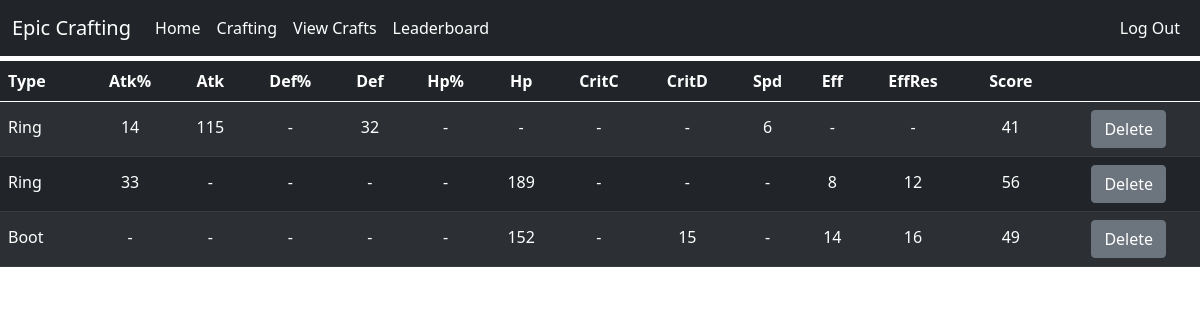
The app's page /crafts (signed in), older data.
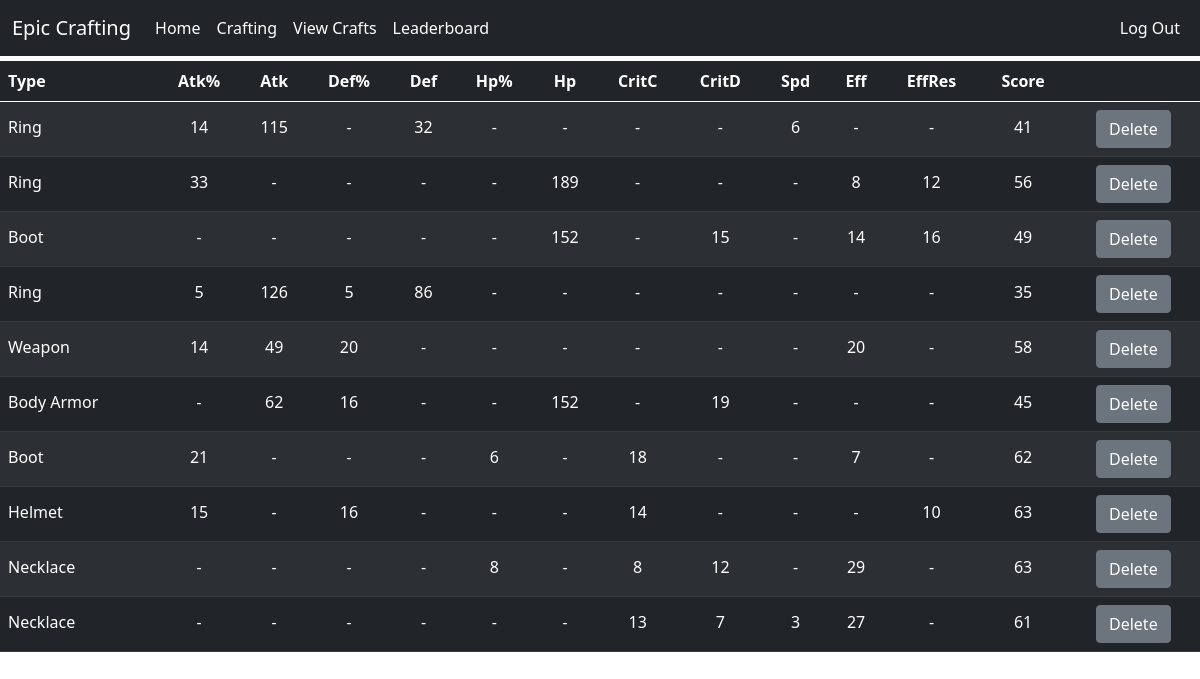
The same page, newer data.
### website/models.py (models this page shows, shortened)
class EquipDB(db.Model):
    id   = db.Column('id', db.Integer, primary_key=True)
    type = db.Column('Type', db.String(20))
    atkP = db.Column('Atk%', db.Integer, default=0)
    atkF = db.Column('Atk', db.Integer, default=0)
    defP = db.Column('Def%', db.Integer, default=0)
    defF = db.Column('Def', db.Integer, default=0)
    hpP  = db.Column('Hp%', db.Integer, default=0)
    hpF  = db.Column('Hp', db.Integer, default=0)
    criC = db.Column('CritC', db.Integer, default=0)
    criD = db.Column('CritD', db.Integer, default=0)
    spd  = db.Column('Spd', db.Integer, default=0)
    eff  = db.Column('Eff', db.Integer, default=0)
    effR = db.Column('EffRes', db.Integer, default=0)
    gs   = db.Column('Score', db.Integer, default=0)
    userName = db.Column(db.String(20), db.ForeignKey('user.name'))
    date = db.Column(db.DateTime)

### website/views.py (the view, shortened to what this page needs)
@views.route('/crafts', methods=["POST", "GET"])
@login_required
def crafts():
    saved_equips = EquipDB.query.filter_by(userName=current_user.name)
    ordered_equips = []
    return render_template("crafts.html", saved_equips=saved_equips, user=current_user)

### website/__init__.py (called while the page is built)
def create_app():
    app = Flask(__name__)
    app.config['SECRET_KEY'] = 'very-epic'
    app.config['SQLALCHEMY_DATABASE_URI'] = f'sqlite:///{DB_NAME}'
    app.config['SQLALCHEMY_TRACK_MODIFICATIONS'] = False
    db.init_app(app)
    from .views import views
    app.register_blueprint(views, url_prefix='/')
    from .models import EquipDB, User
    create_database(app)
    loginManager = LoginManager()
    loginManager.login_view = 'views.login'
    loginManager.init_app(app)
    @loginManager.user_loader
    def loadUser(id):
        return User.query.get(int(id))
    return app

### website/templates/crafts.html (shortened to what this page needs)
{% extends "base.html" %}
{% block head %}
<link rel="stylesheet" href="{{ url_for('static', filename='crafts.css') }}">
{% endblock %}
{% block content%}
<table class='table table-hover table-striped table-dark' id='craftTable'>
    <thead>
        <tr>
            <th class='typecol header' onclick="colSort('type')">Type</th>
            <th class='header' onclick="colSort('atkP')">Atk%</th>
            <th class='header' onclick="colSort('atkF')">Atk</th>
            <th class='header' onclick="colSort('defP')">Def%</th>
            <th class='header' onclick="colSort('defF')">Def</th>
            <th class='header' onclick="colSort('hpP')" >Hp%</th>
            <th class='header' onclick="colSort('hpF')" >Hp</th>
            <th class='header' onclick="colSort('criC')">CritC</th>
            <th class='header' onclick="colSort('criD')">CritD</th>
            <th class='header' onclick="colSort('spd')" >Spd</th>
            <th class='header' onclick="colSort('eff')" >Eff</th>
            <th class='header' onclick="colSort('effR')">EffRes</th>
            <th class='header' onclick="colSort('gs')">Score</th>
            <th>&nbsp;</th>
        </tr>
    </thead>
    <tbody>
        {% for equip in saved_equips %}
        <tr id="{{ equip.id }}">
            <td class="typecol">{{ equip.type }}</th>
            {% if equip.atkP %}
                <td>{{ equip.atkP }}</th>
            {% else %}
                <td>-</td>
            {% endif %}
            {% if equip.atkF %}
                <td>{{ equip.atkF }}</th>
            {% else %}
                <td>-</td>
            {% endif %}
            {% if equip.defP %}
                <td>{{ equip.defP }}</th>
            {% else %}
                <td>-</td>
            {% endif %}
            {% if equip.defF %}
                <td>{{ equip.defF }}</th>
            {% else %}
                <td>-</td>
            {% endif %}
            {% if equip.hpP %}
                <td>{{ equip.hpP }}</th>
            {% else %}
                <td>-</td>
            {% endif %}
            {% if equip.hpF %}
                <td>{{ equip.hpF }}</th>
            {% else %}
                <td>-</td>
            {% endif %}
            {% if equip.criC%}
                <td>{{ equip.criC }}</th>
            {% else %}
                <td>-</td>
            {% endif %}
            {% if equip.criD %}
                <td>{{ equip.criD }}</th>
            {% else %}
                <td>-</td>
            {% endif %}
            {% if equip.spd %}
                <td>{{ equip.spd }}</th>
            {% else %}
                <td>-</td>
            {% endif %}
            {% if equip.eff %}
                <td>{{ equip.eff }}</th>
            {% else %}
                <td>-</td>
            {% endif %}
            {% if equip.effR %}
                <td>{{ equip.effR }}</th>
            {% else %}
                <td>-</td>
            {% endif %}
            <td>{{ equip.gs }}</td>
            <td><button type="button" class="btn btn-secondary" onclick="remove('{{equip.id}}')">Delete</button></td>
        </tr>
        {% endfor %}
    </tbody>
</table>
{% endblock %}

Row changes from the older to the newer data that the page shows:
added EquipDB: type "Ring", atkP "5", atkF "126", defP "5", defF "86", gs "35"
added EquipDB: type "Weapon", atkP "14", atkF "49", defP "20", eff "20", gs "58"
added EquipDB: type "Body Armor", atkF "62", defP "16", hpF "152", criD "19", gs "45"
added EquipDB: type "Boot", atkP "21", hpP "6", criC "18", eff "7", gs "62"
added EquipDB: type "Helmet", atkP "15", defP "16", criC "14", effR "10", gs "63"
added EquipDB: type "Necklace", hpP "8", criC "8", criD "12", eff "29", gs "63"
added EquipDB: type "Necklace", criC "13", criD "7", spd "3", eff "27", gs "61"
